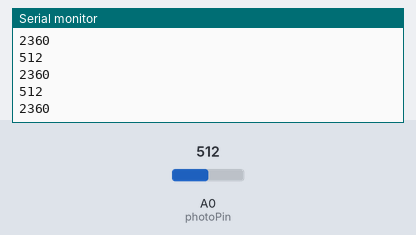
Simulated run of this sketch. Board: Arduino Uno, built with avr-gcc and run on an emulated ATmega328P. Shown: the last lines printed to the serial monitor. Inputs (shaded band) come from the test bench; at power-on: A0 (photoPin) = 512.

Above: at 1.2 s.
1.3 s: A0 (photoPin) set to 610
At 2.1 s:
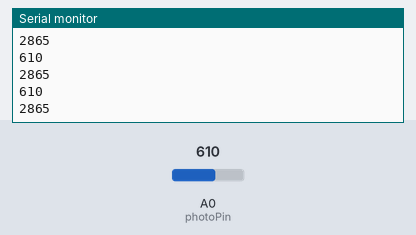
2.8 s: A0 (photoPin) set to 590
At 3.9 s:
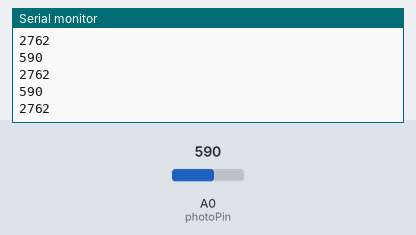
Timing chart, 0 to 5.8 s (numbered marks = the images above; inputs shaded):
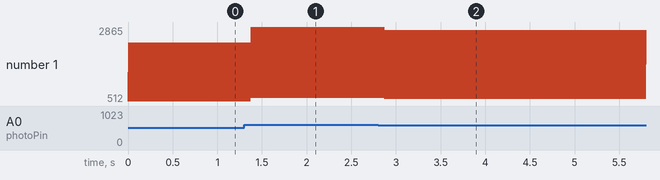

Measured:
- after the input at 1.3 s, the serial monitor: prints a new line after 0.07 s (image 1)
- after the input at 2.8 s, the serial monitor: prints a new line after 0.07 s (image 2)
- plotted number 1: 2360 → 2865 after the input at 1.3 s, 2865 → 590 after the input at 2.8 s

The sketch:

sketch_jan31a.ino
```cpp
int tonePin = 8;
int photoPin = A0;
int photoRead = 0;

int lowLimit = 0;
int highLimit = 600;


void setup() {
  // put your setup code here, to run once:
  Serial.begin(9600);


}

void loop() {
  // put your main code here, to run repeatedly:
  //digitalWrite(ledPin1, HIGH); // Sets the signal in 3 to HIGH (turn on the LED) and 4 and 5 to LOW (turn off the LEDs connected to 4 and 5)
  //digitalWrite(ledPin2, HIGH); // Sets the signal in 3 to HIGH (turn on the LED) and 4 and 5 to LOW (turn off the LEDs connected to 4 and 5)
  //analogWrite(ledPin1, 10);

  if(photoRead < lowLimit){
    photoRead = lowLimit;
  }
  if(photoRead > highLimit){
    photoRead = highLimit;
  }

  photoRead = analogRead(photoPin);

  int mapped = map(photoRead, 60, 1020, 31, 4978);

  Serial.println(photoRead);
  Serial.println(mapped);


 //tone(tonePin,mapped,100);


  /*if (potRead < 512) {
    analogWrite(ledPin2, ledBright);
    analogWrite(ledPin1, 0);
  }
  if (potRead > 512) {
    analogWrite(ledPin2, 0);
    analogWrite(ledPin1, ledBright);
  }
  */

  /*for (int i=0; i<255; i++)
    {
    analogWrite(ledPin1,i);
    delay(50);

    if(i==255){
    i=0;
    delay(1000);
    }
    }
  */


}
```
